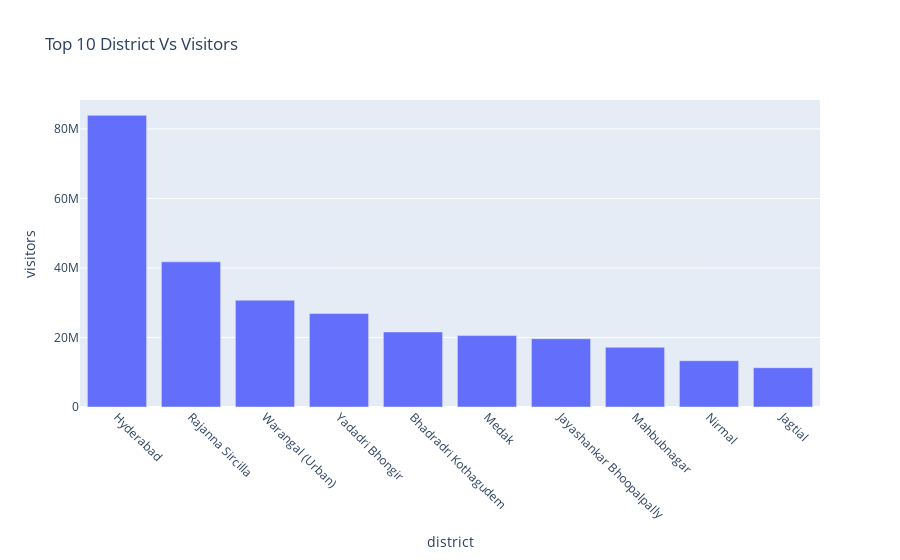

The cell this chart's notebook holds for it:
### Code cell
fig = px.bar(Top_10_visitors, x='district', y='visitors',
             labels={'month': 'MONTH'},
             title='Top 10 District Vs Visitors ',
             color_continuous_scale='greens')
fig.update_layout(xaxis=dict(tickangle=45))
fig.show()

### Figure 1 — Plotly figure (JSON) as saved in the notebook; plotly's stock layout.template omitted (floating-point values rounded to 4 significant figures)
{"data": [{"alignmentgroup": "True", "hovertemplate": "district=%{x}<br>visitors=%{y}<extra></extra>", "legendgroup": "", "marker": {"color": "#636efa", "pattern": {"shape": ""}}, "name": "", "offsetgroup": "", "orientation": "v", "showlegend": false, "textposition": "auto", "type": "bar", "x": ["Hyderabad", "Rajanna Sircilla ", "Warangal (Urban)", "Yadadri Bhongir", "Bhadradri Kothagudem ", "Medak ", "Jayashankar Bhoopalpally", "Mahbubnagar", "Nirmal", "Jagtial "], "xaxis": "x", "y": [83900960, 41763276, 30726603, 26893080, 21600962, 20542639, 19632865, 17180118, 13315796, 11303514], "yaxis": "y"}], "layout": {"barmode": "relative", "legend": {"tracegroupgap": 0}, "title": {"text": "Top 10 District Vs Visitors "}, "xaxis": {"anchor": "y", "domain": [0, 1], "tickangle": 45, "title": {"text": "district"}}, "yaxis": {"anchor": "x", "domain": [0, 1], "title": {"text": "visitors"}}}}
